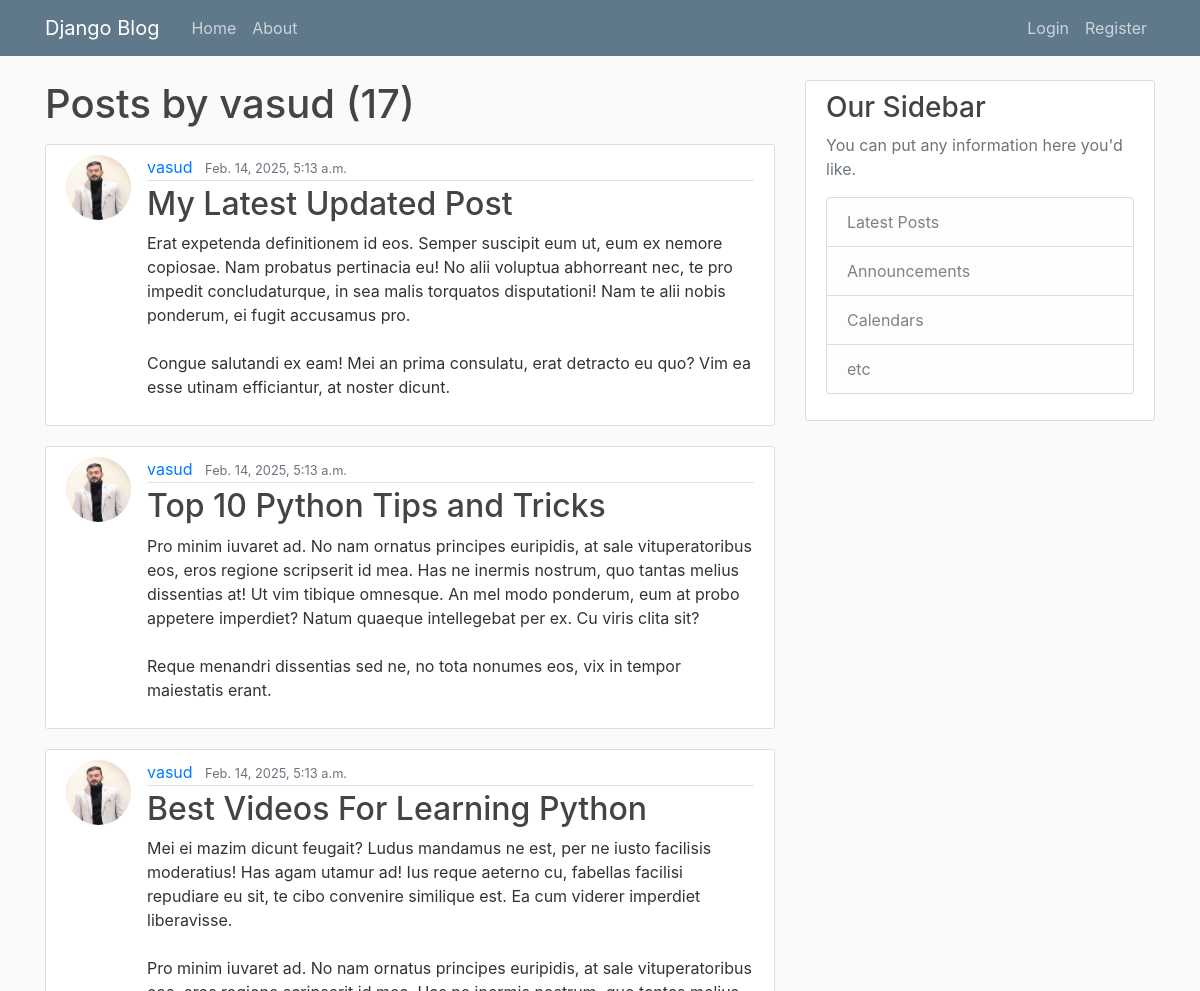
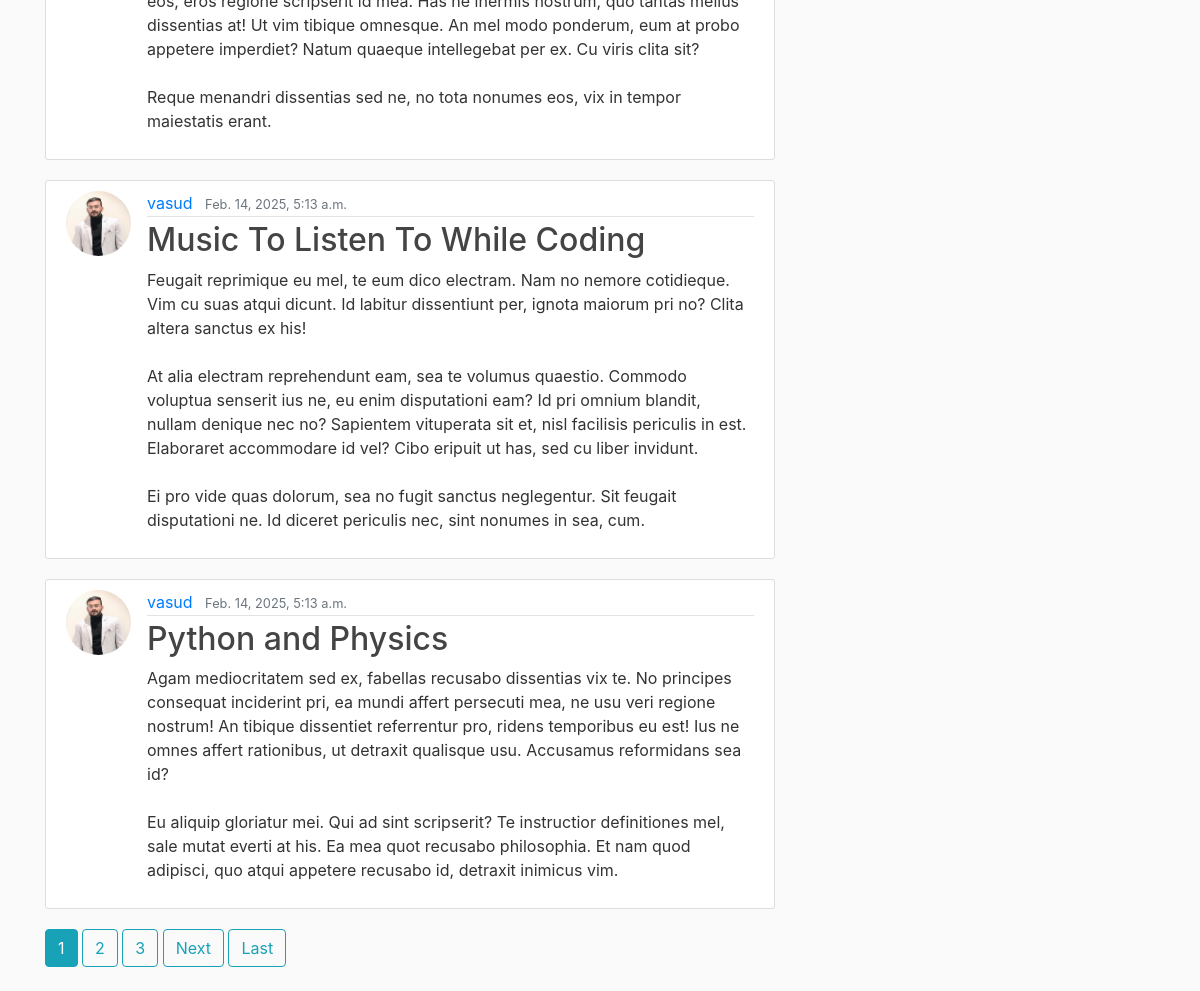
/blog/user/vasud, run on the app's committed database (2 pictures, top to bottom).
### blog/models.py (models this page shows, shortened)
class Post(models.Model):
    title = models.CharField(max_length=50)
    content = models.TextField()
    date_posted = models.DateTimeField(default=timezone.now)
    author=  models.ForeignKey(User, on_delete=models.CASCADE)

### users/models.py (models this page shows, shortened)
class Profile(models.Model):
    user=models.OneToOneField(User, on_delete=models.CASCADE)
    image = models.ImageField(default='default.jpg', upload_to='profile_pics')

### blog/views.py (the view)
# urls.py: path('user/<str:username>', UserPostListView.as_view(), name='user-posts'),
class UserPostListView(ListView):
    model = Post
    template_name = 'blog/user_posts.html'
    context_object_name = 'posts' #has a default name too
    paginate_by = 5
    def get_queryset(self):
        user = get_object_or_404(User, username=self.kwargs.get('username'))
        return Post.objects.filter(author=user).order_by('-date_posted')

### blog/templates/blog/user_posts.html (shortened to what this page needs)
{% extends "blog/base.html" %}
{% block content %}
    <h1 class='mb-3'> Posts by {{view.kwargs.username}} ({{page_obj.paginator.count}}) </h1>
    {% for post in posts %}
        <article class="media content-section">
          <img class="rounded-circle article-img" src="{{post.author.profile.image.url}}">
          <div class="media-body">
            <div class="article-metadata">
              <a class="mr-2" href="{% url 'user-posts' post.author.username %}">{{ post.author }}</a>
              <small class="text-muted">{{ post.date_posted }}</small>
            </div>
            <h2><a class="article-title" href="{% url 'post-detail' post.id %}">{{ post.title }}</a></h2>
            <p class="article-content">{{ post.content }}</p>
          </div>
        </article>
    {% endfor %}
    {% if is_paginated %}
        {% for num in page_obj.paginator.page_range %}
          {% if num == page_obj.number %}
            <a class="btn btn-info mb-4" href="?page="{{num}}>{{num}}</a>
          {% elif  num > page_obj.number|add:'-3' and num < page_obj.number|add:'3' %}
            <a class="btn btn-outline-info mb-4" href="?page={{num}}">{{num}}</a>
          {% endif %}
        {% endfor %}
        {% if page_obj.has_next %}
          <a class="btn btn-outline-info mb-4" href="?page={{page_obj.next_page_number}}">Next</a>
          <a class="btn btn-outline-info mb-4" href="?page={{page_obj.paginator.num_pages}}">Last</a>
        {% endif %}
    {% endif %}
{% endblock content %}

### blog/static/blog/main.css (style rules this page uses)
body { background: #fafafa; color: #333333; margin-top: 5rem; }
h1, h2, h3, h4, h5, h6 { color: #444444; }
.content-section { background: #ffffff; padding: 10px 20px; border: 1px solid #dddddd; border-radius: 3px; margin-bottom: 20px; }
.article-title { color: #444444; }
.article-content { white-space: pre-line; }
.article-img { height: 65px; width: 65px; margin-right: 16px; }
.article-metadata { padding-bottom: 1px; margin-bottom: 4px; border-bottom: 1px solid #e3e3e3 }

### data on the page
Post: author.profile.image (picture), author "vasud", date_posted "Feb. 14, 2025, 5:13 a.m.", title "My Latest Updated Post", content "Erat expetenda definitionem id eos. Semper suscipit eum ut, eum ex nemore copiosae. Nam probatus pertinacia eu! No alii voluptua abhorreant nec, te pro impedit concludaturque, in sea malis torquatos disputationi! Nam te alii nobis ponderum, ei fugit accusamus pro. Congue salutandi ex eam! Mei an prima consulatu, erat detracto eu quo? Vim ea esse utinam efficiantur, at noster dicunt."
Post: author.profile.image (picture), author "vasud", date_posted "Feb. 14, 2025, 5:13 a.m.", title "Top 10 Python Tips and Tricks", content "Pro minim iuvaret ad. No nam ornatus principes euripidis, at sale vituperatoribus eos, eros regione scripserit id mea. Has ne inermis nostrum, quo tantas melius dissentias at! Ut vim tibique omnesque. An mel modo ponderum, eum at probo appetere imperdiet? Natum quaeque intellegebat per ex. Cu viris clita sit? Reque menandri dissentias sed ne, no tota nonumes eos, vix in tempor maiestatis erant."
Post: author.profile.image (picture), author "vasud", date_posted "Feb. 14, 2025, 5:13 a.m.", title "Best Videos For Learning Python", content "Mei ei mazim dicunt feugait? Ludus mandamus ne est, per ne iusto facilisis moderatius! Has agam utamur ad! Ius reque aeterno cu, fabellas facilisi repudiare eu sit, te cibo convenire similique est. Ea cum viderer imperdiet liberavisse. Pro minim iuvaret ad. No nam ornatus principes euripidis, at sale vituperatoribus eos, eros regione scripserit id mea. Has ne inermis nostrum, quo tantas melius dissentias at! Ut vim tibique omnesque. An mel modo ponderum, eum at probo appetere imperdiet? Natum quaeque intellegebat per ex. Cu viris clita sit? Reque menandri dissentias sed ne, no tota nonumes eos, vix in tempor maiestatis erant."
Post: author.profile.image (picture), author "vasud", date_posted "Feb. 14, 2025, 5:13 a.m.", title "Music To Listen To While Coding", content "Feugait reprimique eu mel, te eum dico electram. Nam no nemore cotidieque. Vim cu suas atqui dicunt. Id labitur dissentiunt per, ignota maiorum pri no? Clita altera sanctus ex his! At alia electram reprehendunt eam, sea te volumus quaestio. Commodo voluptua senserit ius ne, eu enim disputationi eam? Id pri omnium blandit, nullam denique nec no? Sapientem vituperata sit et, nisl facilisis periculis in est. Elaboraret accommodare id vel? Cibo eripuit ut has, sed cu liber invidunt. Ei pro vide quas dolorum, sea no fugit sanctus neglegentur. Sit feugait disputationi ne. Id diceret periculis nec, sint nonumes in sea, cum."
Post: author.profile.image (picture), author "vasud", date_posted "Feb. 14, 2025, 5:13 a.m.", title "Python and Physics", content "Agam mediocritatem sed ex, fabellas recusabo dissentias vix te. No principes consequat inciderint pri, ea mundi affert persecuti mea, ne usu veri regione nostrum! An tibique dissentiet referrentur pro, ridens temporibus eu est! Ius ne omnes affert rationibus, ut detraxit qualisque usu. Accusamus reformidans sea id? Eu aliquip gloriatur mei. Qui ad sint scripserit? Te instructior definitiones mel, sale mutat everti at his. Ea mea quot recusabo philosophia. Et nam quod adipisci, quo atqui appetere recusabo id, detraxit inimicus vim."

### other printed values
{{ view.kwargs.username }} "vasud"
{{ page_obj.paginator.count }} "17"
{{ num }} "1"
{{ num }} "2" "3"
